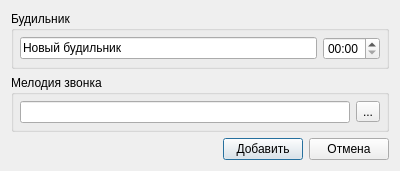
<?xml version="1.0" encoding="UTF-8"?>
<ui version="4.0">
 <class>Dialog</class>
 <widget class="QDialog" name="Dialog">
  <property name="geometry">
   <rect>
    <x>0</x>
    <y>0</y>
    <width>400</width>
    <height>155</height>
   </rect>
  </property>
  <property name="windowTitle">
   <string>Добавление Будильника</string>
  </property>
  <layout class="QVBoxLayout" name="verticalLayout">
   <item>
    <widget class="QGroupBox" name="groupBox_2">
     <property name="title">
      <string>Будильник</string>
     </property>
     <layout class="QHBoxLayout" name="horizontalLayout_3">
      <property name="leftMargin">
       <number>6</number>
      </property>
      <property name="topMargin">
       <number>6</number>
      </property>
      <property name="rightMargin">
       <number>6</number>
      </property>
      <property name="bottomMargin">
       <number>6</number>
      </property>
      <item>
       <widget class="QLineEdit" name="nameLineEdit">
        <property name="text">
         <string>Новый будильник</string>
        </property>
       </widget>
      </item>
      <item>
       <widget class="QDateTimeEdit" name="timeEdit">
        <property name="displayFormat">
         <string>HH:mm</string>
        </property>
       </widget>
      </item>
     </layout>
    </widget>
   </item>
   <item>
    <widget class="QGroupBox" name="groupBox">
     <property name="title">
      <string>Мелодия звонка</string>
     </property>
     <layout class="QHBoxLayout" name="horizontalLayout_4">
      <property name="leftMargin">
       <number>6</number>
      </property>
      <property name="topMargin">
       <number>6</number>
      </property>
      <property name="rightMargin">
       <number>6</number>
      </property>
      <property name="bottomMargin">
       <number>6</number>
      </property>
      <item>
       <widget class="QLineEdit" name="filePathLineEdit">
        <property name="readOnly">
         <bool>true</bool>
        </property>
       </widget>
      </item>
      <item>
       <widget class="QToolButton" name="openFileButton">
        <property name="text">
         <string>...</string>
        </property>
       </widget>
      </item>
     </layout>
    </widget>
   </item>
   <item>
    <spacer name="verticalSpacer">
     <property name="orientation">
      <enum>Qt::Vertical</enum>
     </property>
     <property name="sizeHint" stdset="0">
      <size>
       <width>20</width>
       <height>40</height>
      </size>
     </property>
    </spacer>
   </item>
   <item>
    <layout class="QHBoxLayout" name="horizontalLayout_2">
     <item>
      <spacer name="horizontalSpacer">
       <property name="orientation">
        <enum>Qt::Horizontal</enum>
       </property>
       <property name="sizeHint" stdset="0">
        <size>
         <width>40</width>
         <height>20</height>
        </size>
       </property>
      </spacer>
     </item>
     <item>
      <widget class="QPushButton" name="addButton">
       <property name="text">
        <string>Добавить</string>
       </property>
      </widget>
     </item>
     <item>
      <widget class="QPushButton" name="cancelButton">
       <property name="text">
        <string>Отмена</string>
       </property>
      </widget>
     </item>
    </layout>
   </item>
  </layout>
 </widget>
 <resources/>
 <connections>
  <connection>
   <sender>cancelButton</sender>
   <signal>clicked()</signal>
   <receiver>Dialog</receiver>
   <slot>reject()</slot>
   <hints>
    <hint type="sourcelabel">
     <x>352</x>
     <y>63</y>
    </hint>
    <hint type="destinationlabel">
     <x>199</x>
     <y>42</y>
    </hint>
   </hints>
  </connection>
  <connection>
   <sender>addButton</sender>
   <signal>clicked()</signal>
   <receiver>Dialog</receiver>
   <slot>accept()</slot>
   <hints>
    <hint type="sourcelabel">
     <x>271</x>
     <y>63</y>
    </hint>
    <hint type="destinationlabel">
     <x>199</x>
     <y>42</y>
    </hint>
   </hints>
  </connection>
 </connections>
</ui>
